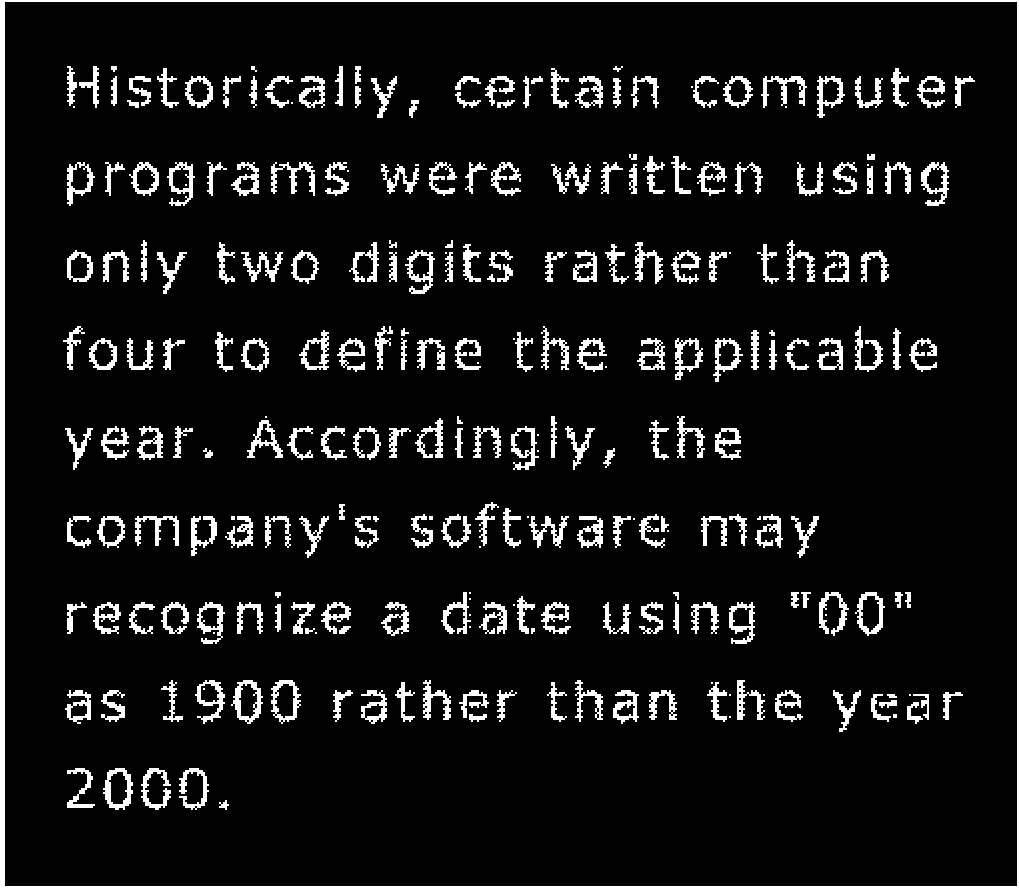
#> input picture Morphological Text Processing/7.jpg, 1019 x 889 px
$ python morph2.py
#> lines starting #> are read from the running program, lines starting #| are printed output that depends on the picture; after the words box and inside, x2 and y2 are one past the last pixel; in counts of white or black regions, pixels touching at a corner belong together
import cv2
import numpy as np

img = cv2.imread('7.jpg',0)
#> img: shape (889, 1019); 8.3% white; 266 white regions (38 under 20 px), largest, box (x1, y1, x2, y2) and area: (0, 0, 1019, 889) 11283, (231, 680, 263, 724) 536, (921, 162, 949, 206) 524
kernel = np.ones((5,5), np.uint8)
kernel2 = np.ones((2,2), np.uint8)

img_erosion = cv2.erode(img, kernel, iterations=1)
#> img_erosion: shape (889, 1019); 0.5% white; 112 white regions (106 under 20 px), largest, box (x1, y1, x2, y2) and area: (0, 0, 1019, 889) 3683, (107, 784, 109, 798) 28, (465, 252, 471, 258) 24, (895, 74, 899, 82) 20, (77, 450, 81, 456) 20, (213, 524, 215, 534) 20
img_dilation = cv2.dilate(img, kernel2, iterations=1)
#> img_dilation: shape (889, 1019); 10.9% white; 266 white regions (34 under 20 px), largest, box (x1, y1, x2, y2) and area: (0, 0, 1019, 889) 13178, (271, 162, 316, 197) 711, (921, 162, 950, 207) 698
img_opening = cv2.morphologyEx(img, cv2.MORPH_OPEN, kernel)
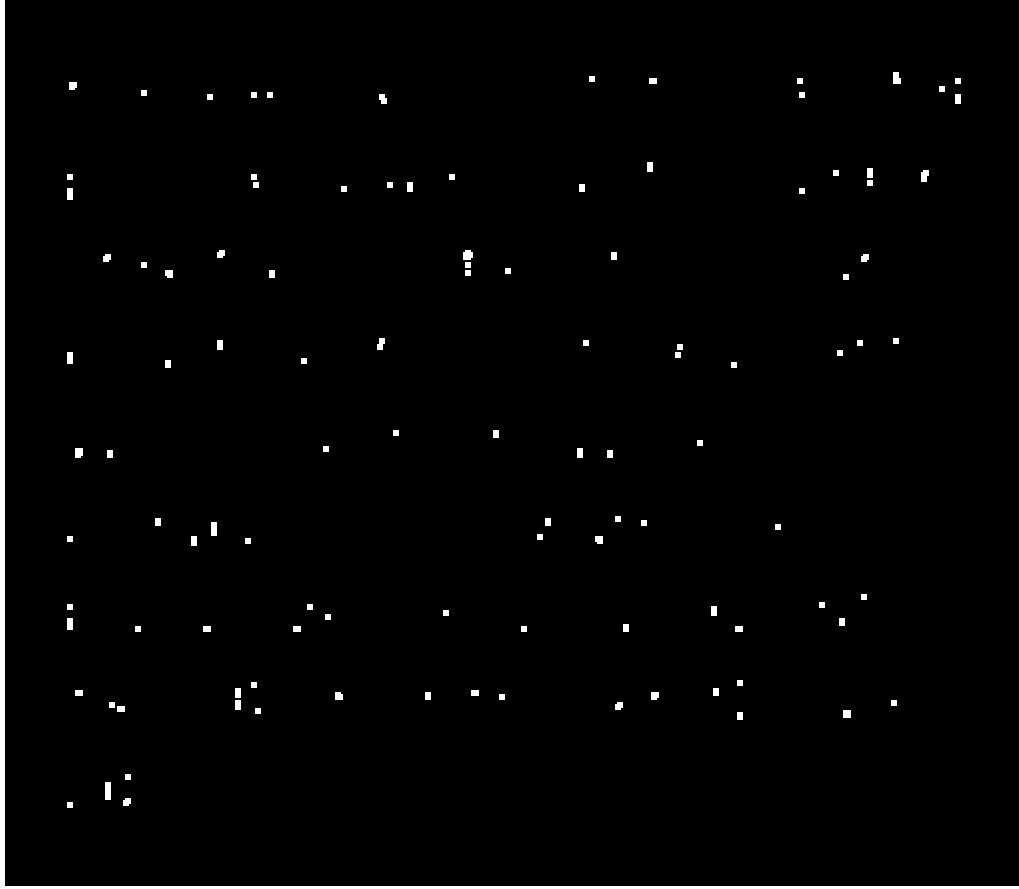
#> img_opening: shape (889, 1019); 1.4% white; 110 white regions, largest, box (x1, y1, x2, y2) and area: (0, 0, 1019, 889) 7487, (105, 782, 111, 800) 108, (463, 250, 473, 260) 88
img_closing = cv2.morphologyEx(img, cv2.MORPH_CLOSE, kernel)
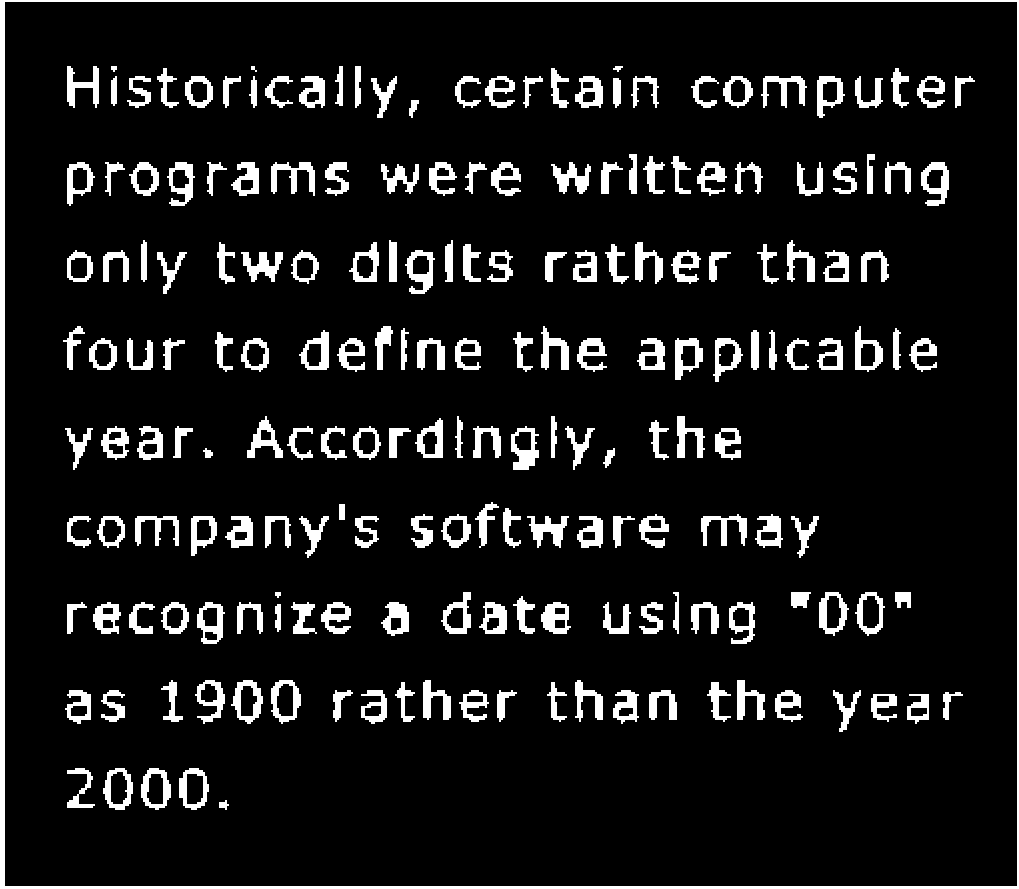
#> img_closing: shape (889, 1019); 9.8% white; 196 white regions, largest, box (x1, y1, x2, y2) and area: (0, 0, 1019, 889) 11283, (271, 162, 315, 196) 664, (921, 162, 949, 206) 660

img_dilation2 = cv2.dilate(img, kernel, iterations=1)
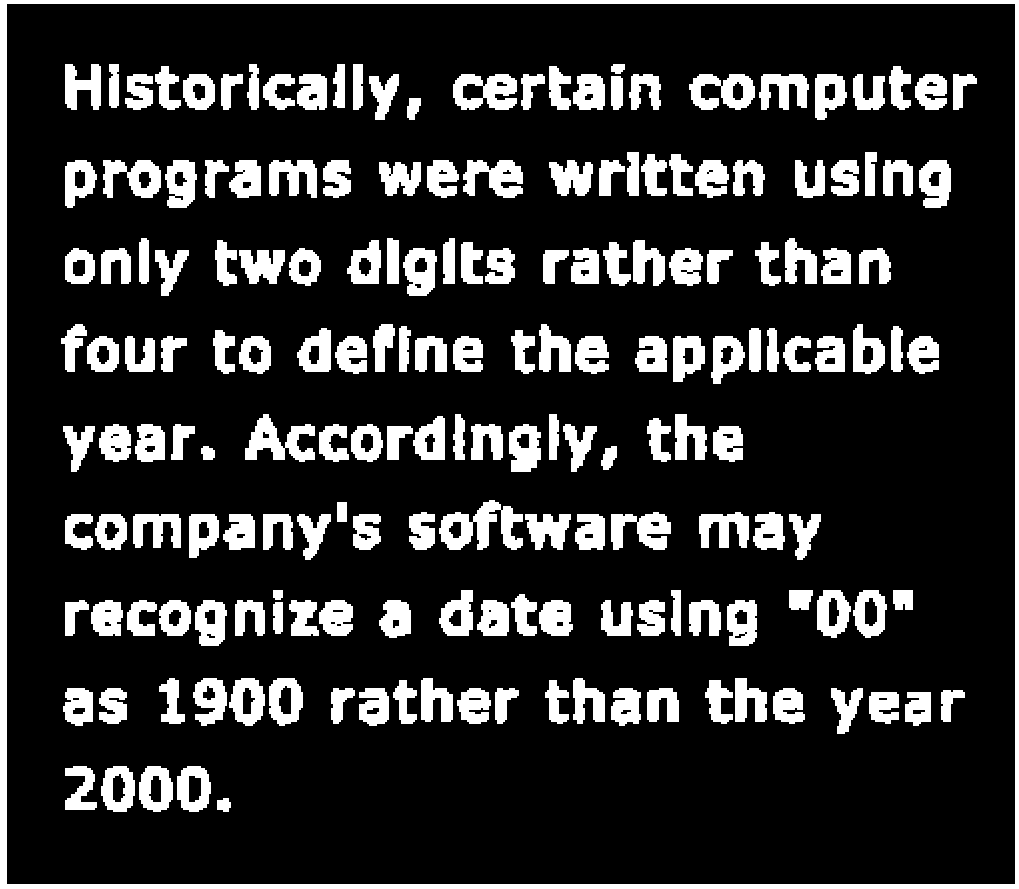
#> img_dilation2: shape (889, 1019); 18.2% white; 186 white regions, largest, box (x1, y1, x2, y2) and area: (0, 0, 1019, 889) 18851, (439, 500, 523, 550) 2196, (245, 414, 315, 462) 1672
img_erosion2 = cv2.erode(img_dilation2, kernel, iterations=1)

cv2.imshow('Input', img)
# cv2.imshow('Erosion', img_erosion)
cv2.imshow('Dilation', img_dilation)
cv2.imshow('Dilation + Erosion', img_erosion2)
cv2.imshow('Processed 2', img_dilation + img_closing - img_erosion + img_opening)
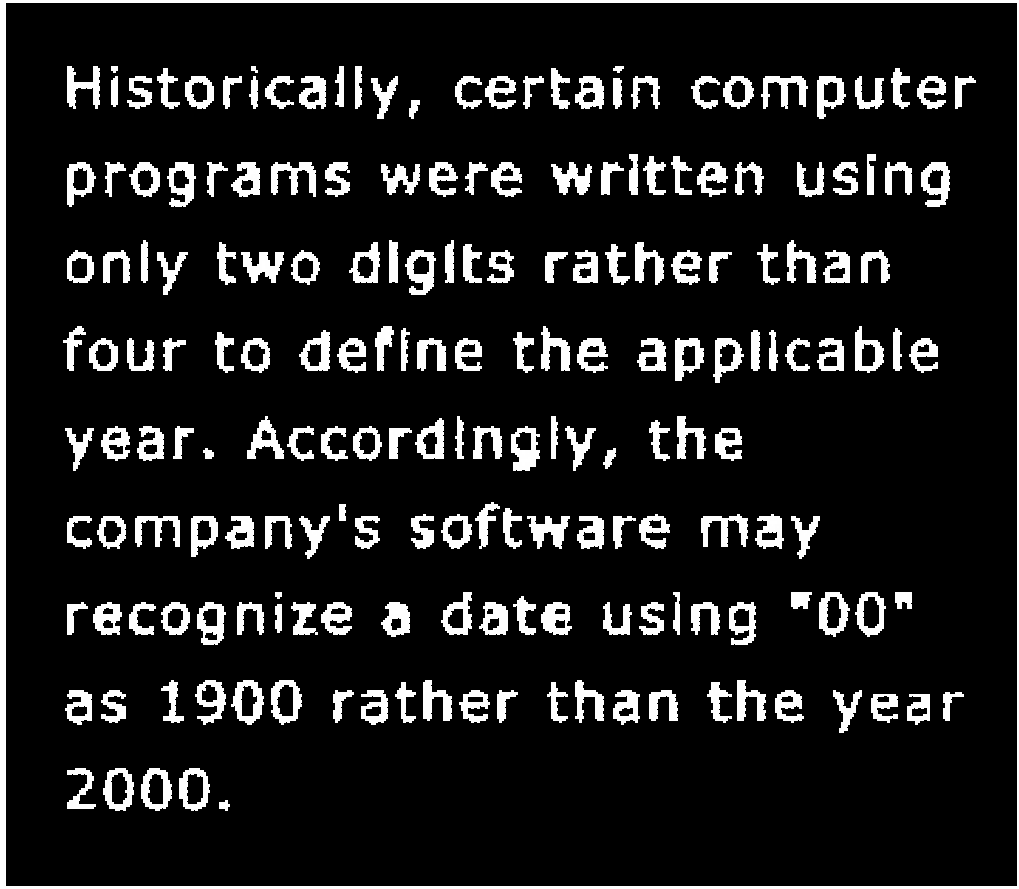
#> window 'Processed 2': shape (889, 1019); min 0, max 255, mean 29.8
cv2.imshow('Processed 1', img_closing - img_erosion + img_opening)

cv2.imwrite('Dilation.png', img_dilation)
cv2.imwrite('Dilation + Erosion.png', img_erosion2)
cv2.imwrite('Processed 2.png', img_dilation + img_closing - img_erosion + img_opening)
cv2.imwrite('Processed 1.png', img_closing - img_erosion + img_opening)

cv2.waitKey(0)
cv2.destroyAllWindows()

$ run again, with Morphological Text Processing/improved.jpg copied over Morphological Text Processing/7.jpg
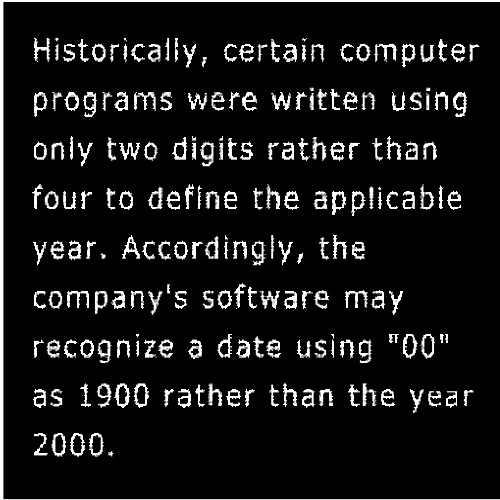
#> input picture Morphological Text Processing/improved.jpg, 500 x 500 px
#> img is the input picture: shape (500, 500); min 0, max 255, mean 22.6
#> `img_dilation2 = cv2.dilate(img, kernel, iterations=1)`:
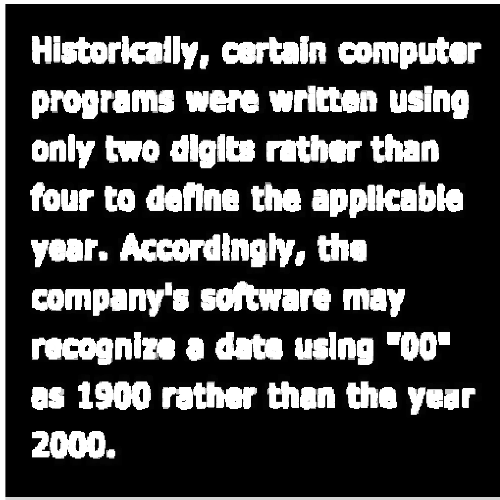
#> img_dilation2: shape (500, 500); min 0, max 255, mean 64.9
#> `cv2.imshow('Processed 1', img_closing - img_erosion + img_opening)`:
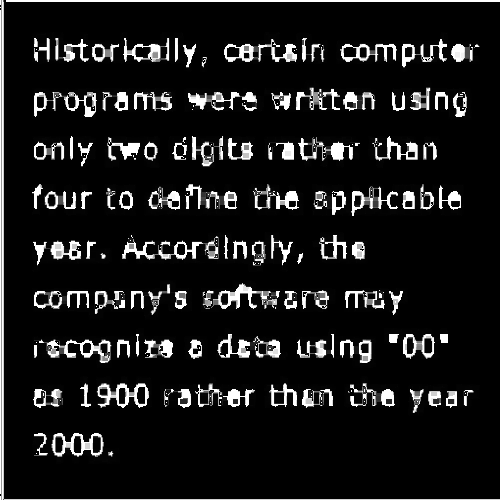
#> window 'Processed 1': shape (500, 500); min 0, max 255, mean 26.4
